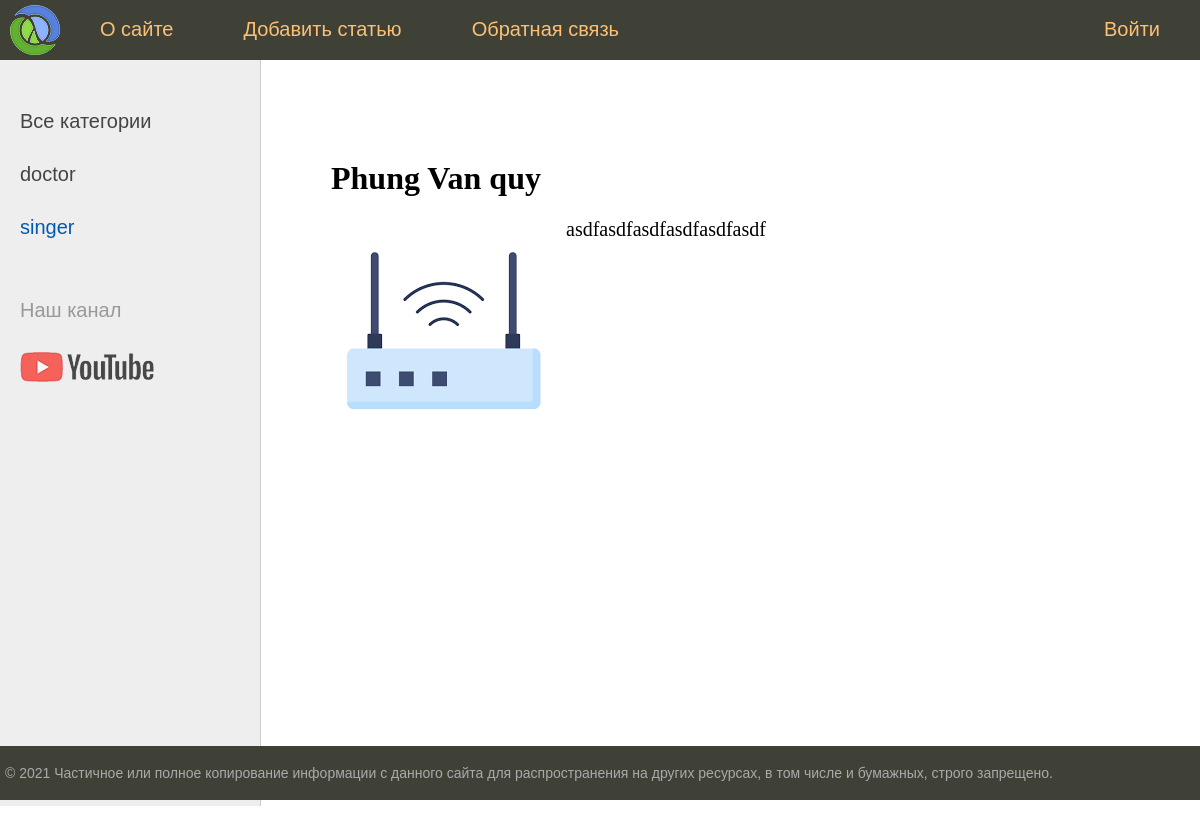
Page /post/asdfasdfas/ on the committed database.
### women/models.py (models this page shows, shortened)
class Category(models.Model):
    name = models.CharField(max_length=100, db_index=True)
    slug = models.SlugField(max_length=255, unique=True, db_index=True, verbose_name="URL")
    def get_absolute_url(self):
        return reverse('category', kwargs={'cat_id': self.pk})
    class Meta:
        verbose_name = "Categorie"
        ordering = ['id', 'name']

class Women(models.Model):
    title = models.CharField(max_length=255)
    slug = models.SlugField(max_length=255, unique=True, db_index=True, verbose_name="URL")
    content = models.TextField(blank=True)
    photo = models.ImageField(upload_to="photos/%Y/%m/%d/")
    time_create = models.DateTimeField(auto_now_add=True)
    time_update = models.DateTimeField(auto_now=True)
    is_published = models.BooleanField(default=True)
    cat = models.ForeignKey('Category', on_delete=models.PROTECT)
    class Meta:
        verbose_name = "Popular Woman"
        ordering = ['time_create', 'title']

### women/views.py (the view)
# urls.py: path('post/<slug:post_slug>/', show_post, name='post'),
def show_post(request, post_slug):
    post = get_object_or_404(Women, slug=post_slug)
    context = {
        'post': post,
        'menu': menu,
        'title': post.title,
        'cat_selected': post.cat_id,
    }
    return render(request, 'women/post.html', context=context)

### women/templatetags/women_tags.py (called while the page is built)
@register.inclusion_tag('women/list_categories.html')
def show_categories(sort=None, cat_selected=0):
    if not sort:
        cats = Category.objects.all()
    else:
        cats = Category.objects.order_by(sort)
    return {'cats': cats, "cat_selected": cat_selected}

### women/templates/women/post.html
{% extends 'women/base.html' %}
{% block content %}
<h1>{{post.title}}</h1>
{% if post.photo %}
<p><img class="img-article-left" src="{{post.photo.url}}"></p>
{% endif %}
{{post.content|linebreaks}}
{% endblock %}

### women/templates/women/list_categories.html
{% for c in cats %}
	{% if c.pk == cat_selected %}
		<li class="selected">{{c.name}}</li>
	{% else %}
		<li><a href="{{ c.get_absolute_url }}">{{c.name}}</a></li>
	{% endif %}
{% endfor %}

### women/static/women/css/styles.css (style rules this page uses)
html, body { font-family: "Arial"; margin: 0; padding: 0; height: 100%; width: 100%; color: #444; }
a { color: #0059b2; text-decoration: none; }
img { max-width: 600px; height: auto; }
img.img-article-left { max-width: 300px; height: auto; float: left; padding: 0 10px 10px 0; }
.left-chapters ul li { margin: 30px 0 0 0; color: #999; }
.left-chapters ul li.selected { color: #0059b2; }
.left-chapters ul li a { color: #444; text-decoration: none; }
.content-text h1 { font-size: 32px; }

### rows in the picture
Category: name "doctor"
Category: name "singer"
Women: title "Phung Van quy", photo (picture), content "asdfasdfasdfasdfasdfasdf"

### other values in the picture
{{ m.title }} "О сайте" "Добавить статью" "Обратная связь"
{{ m.title }} "Войти"
